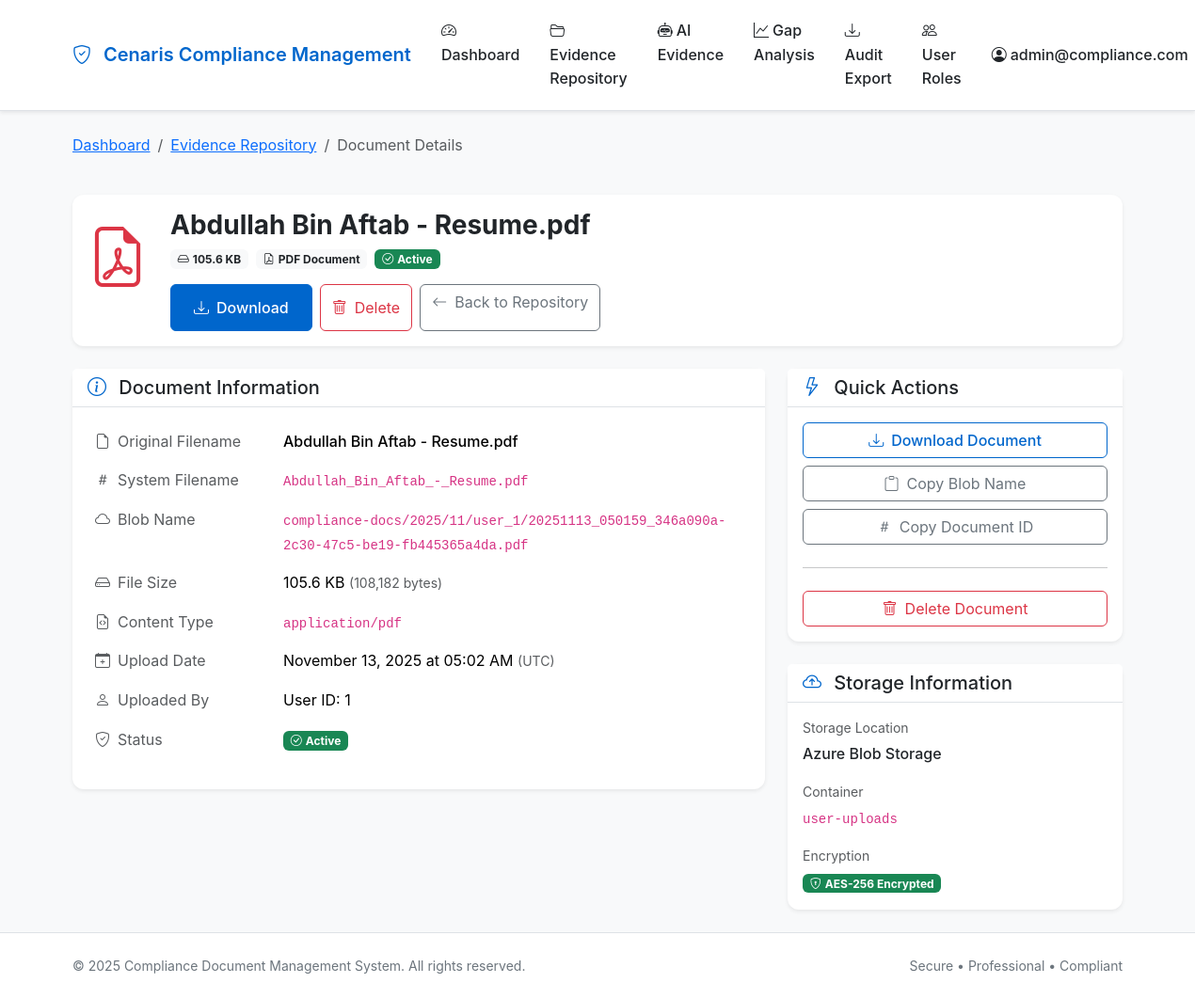
Screenshot of /document/18/details (signed in) with the database file from the repository.
### tables this page shows
CREATE TABLE users (
                id INTEGER PRIMARY KEY AUTOINCREMENT,
                email VARCHAR(120) UNIQUE NOT NULL,
                password_hash VARCHAR(128) NOT NULL,
                created_at DATETIME DEFAULT CURRENT_TIMESTAMP,
                is_active BOOLEAN DEFAULT 1
            );

CREATE TABLE documents (
                id INTEGER PRIMARY KEY AUTOINCREMENT,
                filename VARCHAR(255) NOT NULL,
                original_filename VARCHAR(255) NOT NULL,
                blob_name VARCHAR(255) UNIQUE NOT NULL,
                file_size INTEGER,
                content_type VARCHAR(100),
                uploaded_by INTEGER NOT NULL,
                uploaded_at DATETIME DEFAULT CURRENT_TIMESTAMP,
                is_active BOOLEAN DEFAULT 1,
                FOREIGN KEY (uploaded_by) REFERENCES users (id)
            );

### app/main/routes.py (the view)
@bp.route('/document/<int:doc_id>/details')
@login_required
def document_details(doc_id):
    from flask import abort
    document = Document.get_by_id(doc_id)
    if not document or document.uploaded_by != current_user.id:
        abort(404)
    return render_template('main/document_details.html',
                         title=f'Document: {document.original_filename}',
                         document=document)

### app/templates/main/document_details.html (shortened to what this page needs)
{% extends "base.html" %}
{% block content %}
<div class="fade-in">
    <div class="row mb-4">
        <div class="col-12">
            <nav aria-label="breadcrumb">
                <ol class="breadcrumb">
                    <li class="breadcrumb-item"><a href="{{ url_for('main.dashboard') }}">Dashboard</a></li>
                    <li class="breadcrumb-item"><a href="{{ url_for('main.evidence_repository') }}">Evidence Repository</a></li>
                    <li class="breadcrumb-item active">Document Details</li>
                </ol>
            </nav>
        </div>
    </div>
    <div class="row mb-4">
        <div class="col-12">
            <div class="card border-0 shadow-sm">
                <div class="card-body">
                    <div class="d-flex align-items-start">
                        <div class="flex-shrink-0 me-4">
                            {% if document.content_type == 'application/pdf' %}
                                <i class="bi bi-file-earmark-pdf text-danger" style="font-size: 4rem;"></i>
                            {% else %}
                                <i class="bi bi-file-earmark-word text-primary" style="font-size: 4rem;"></i>
                            {% endif %}
                        </div>
                        <div class="flex-grow-1">
                            <h2 class="h3 fw-bold mb-2">{{ document.original_filename }}</h2>
                            <div class="d-flex flex-wrap gap-2 mb-3">
                                <span class="badge bg-light text-dark">
                                    <i class="bi bi-hdd me-1"></i>{{ document.get_file_size_formatted() }}
                                </span>
                                <span class="badge bg-light text-dark">
                                    {% if document.content_type == 'application/pdf' %}
                                        <i class="bi bi-file-earmark-pdf me-1"></i>PDF Document
                                    {% else %}
                                        <i class="bi bi-file-earmark-word me-1"></i>Word Document
                                    {% endif %}
                                </span>
                                <span class="badge bg-success">
                                    <i class="bi bi-check-circle me-1"></i>Active
                                </span>
                            </div>
                            <div class="d-flex gap-2">
                                <a href="{{ url_for('main.download_document', doc_id=document.id) }}" class="btn btn-primary">
                                    <i class="bi bi-download me-2"></i>Download
                                </a>
                                <button class="btn btn-outline-danger" onclick="confirmDelete({{ document.id }}, '{{ document.original_filename }}')">
                                    <i class="bi bi-trash me-2"></i>Delete
                                </button>
                                <a href="{{ url_for('main.evidence_repository') }}" class="btn btn-outline-secondary">
                                    <i class="bi bi-arrow-left me-2"></i>Back to Repository
                                </a>
                            </div>
                        </div>
                    </div>
                </div>
            </div>
        </div>
    </div>
    <div class="row">
        <div class="col-lg-8">
            <div class="card border-0 shadow-sm mb-4">
                <div class="card-header bg-white border-bottom">
                    <h5 class="card-title mb-0">
                        <i class="bi bi-info-circle me-2 text-primary"></i>
                        Document Information
                    </h5>
                </div>
                <div class="card-body">
                    <table class="table table-borderless">
                        <tbody>
                            <tr>
                                <td class="text-muted" style="width: 200px;">
                                    <i class="bi bi-file-earmark me-2"></i>Original Filename
                                </td>
                                <td class="fw-medium">{{ document.original_filename }}</td>
                            </tr>
                            <tr>
                                <td class="text-muted">
                                    <i class="bi bi-hash me-2"></i>System Filename
                                </td>
                                <td><code>{{ document.filename }}</code></td>
                            </tr>
                            <tr>
                                <td class="text-muted">
                                    <i class="bi bi-cloud me-2"></i>Blob Name
                                </td>
                                <td><code>{{ document.blob_name }}</code></td>
                            </tr>
                            <tr>
                                <td class="text-muted">
                                    <i class="bi bi-hdd me-2"></i>File Size
                                </td>
                                <td>
                                    {{ document.get_file_size_formatted() }}
                                    <small class="text-muted">({{ "{:,}".format(document.file_size) }} bytes)</small>
                                </td>
                            </tr>
                            <tr>
                                <td class="text-muted">
                                    <i class="bi bi-file-earmark-code me-2"></i>Content Type
                                </td>
                                <td><code>{{ document.content_type }}</code></td>
                            </tr>
                            <tr>
                                <td class="text-muted">
                                    <i class="bi bi-calendar-plus me-2"></i>Upload Date
                                </td>
                                <td>
                                    {{ document.uploaded_at | datetime_format('%B %d, %Y at %I:%M %p') }}
                                    <small class="text-muted">({{ document.uploaded_at | datetime_format('%Z') }})</small>
                                </td>
                            </tr>
                            <tr>
                                <td class="text-muted">
                                    <i class="bi bi-person me-2"></i>Uploaded By
                                </td>
                                <td>User ID: {{ document.uploaded_by }}</td>
                            </tr>
                            <tr>
                                <td class="text-muted">
                                    <i class="bi bi-shield-check me-2"></i>Status
                                </td>
                                <td>
                                    {% if document.is_active %}
                                        <span class="badge bg-success">
                                            <i class="bi bi-check-circle me-1"></i>Active
                                        </span>
                                    {% else %}
                                        <span class="badge bg-secondary">
                                            <i class="bi bi-x-circle me-1"></i>Inactive
                                        </span>
                                    {% endif %}
                                </td>
                            </tr>
                        </tbody>
                    </table>
                </div>
            </div>
        </div>
        <div class="col-lg-4">
            <div class="card border-0 shadow-sm mb-4">
                <div class="card-header bg-white border-bottom">
                    <h5 class="card-title mb-0">
                        <i class="bi bi-lightning me-2 text-primary"></i>
                        Quick Actions
                    </h5>
                </div>
                <div class="card-body">
                    <div class="d-grid gap-2">
                        <a href="{{ url_for('main.download_document', doc_id=document.id) }}" class="btn btn-outline-primary">
                            <i class="bi bi-download me-2"></i>Download Document
                        </a>
                        <button class="btn btn-outline-secondary" onclick="copyToClipboard('{{ document.blob_name }}')">
                            <i class="bi bi-clipboard me-2"></i>Copy Blob Name
                        </button>
                        <button class="btn btn-outline-secondary" onclick="copyToClipboard('{{ document.id }}')">
                            <i class="bi bi-hash me-2"></i>Copy Document ID
                        </button>
                        <hr>
                        <button class="btn btn-outline-danger" onclick="confirmDelete({{ document.id }}, '{{ document.original_filename }}')">
                            <i class="bi bi-trash me-2"></i>Delete Document
                        </button>
                    </div>
                </div>
            </div>
            <div class="card border-0 shadow-sm">
                <div class="card-header bg-white border-bottom">
                    <h5 class="card-title mb-0">
                        <i class="bi bi-cloud-arrow-up me-2 text-primary"></i>
                        Storage Information
                    </h5>
                </div>
                <div class="card-body">
                    <div class="mb-3">
                        <small class="text-muted d-block mb-1">Storage Location</small>
                        <div class="fw-medium">Azure Blob Storage</div>
                    </div>
                    <div class="mb-3">
                        <small class="text-muted d-block mb-1">Container</small>
                        <code class="small">user-uploads</code>
                    </div>
                    <div class="mb-0">
                        <small class="text-muted d-block mb-1">Encryption</small>
                        <span class="badge bg-success">
                            <i class="bi bi-shield-lock me-1"></i>AES-256 Encrypted
                        </span>
                    </div>
                </div>
            </div>
        </div>
    </div>
</div>
{% endblock %}

### app/templates/base.html (shortened to what this page needs)
<!DOCTYPE html>
<html lang="en">
  <head>
    <link
      href="https://cdn.jsdelivr.net/npm/bootstrap@5.3.2/dist/css/bootstrap.min.css"
      rel="stylesheet"
    />
    <link
      href="https://cdn.jsdelivr.net/npm/bootstrap-icons@1.11.1/font/bootstrap-icons.css"
      rel="stylesheet"
    />
  </head>
  <body>
    <nav class="navbar navbar-expand-lg navbar-light">
      <div class="container">
        <a class="navbar-brand" href="{{ url_for('main.index') }}">
          <i class="bi bi-shield-check me-2"></i>
          Cenaris Compliance Management
        </a>
        <div class="collapse navbar-collapse" id="navbarNav">
          <ul class="navbar-nav me-auto">
            {% if current_user.is_authenticated %}
            <li class="nav-item">
              <a
                class="nav-link {% if request.endpoint == 'main.dashboard' %}active{% endif %}"
                href="{{ url_for('main.dashboard') }}"
              >
                <i class="bi bi-speedometer2 me-1"></i>Dashboard
              </a>
            </li>
            <li class="nav-item">
              <a
                class="nav-link {% if request.endpoint == 'main.evidence_repository' %}active{% endif %}"
                href="{{ url_for('main.evidence_repository') }}"
              >
                <i class="bi bi-folder2-open me-1"></i>Evidence Repository
              </a>
            </li>
            <li class="nav-item">
              <a
                class="nav-link {% if request.endpoint == 'main.ai_evidence' %}active{% endif %}"
                href="{{ url_for('main.ai_evidence') }}"
              >
                <i class="bi bi-robot me-1"></i>AI Evidence
              </a>
            </li>
            <li class="nav-item">
              <a
                class="nav-link {% if request.endpoint == 'main.gap_analysis' %}active{% endif %}"
                href="{{ url_for('main.gap_analysis') }}"
              >
                <i class="bi bi-graph-up me-1"></i>Gap Analysis
              </a>
            </li>
            <li class="nav-item">
              <a
                class="nav-link {% if request.endpoint == 'main.audit_export' %}active{% endif %}"
                href="{{ url_for('main.audit_export') }}"
              >
                <i class="bi bi-download me-1"></i>Audit Export
              </a>
            </li>
            <li class="nav-item">
              <a
                class="nav-link {% if request.endpoint == 'main.user_roles' %}active{% endif %}"
                href="{{ url_for('main.user_roles') }}"
              >
                <i class="bi bi-people me-1"></i>User Roles
              </a>
            </li>
            {% endif %}
          </ul>
          <ul class="navbar-nav">
            {% if current_user.is_authenticated %}
            <li class="nav-item dropdown">
              <a
                class="nav-link dropdown-toggle"
                href="#"
                id="navbarDropdown"
                role="button"
                data-bs-toggle="dropdown"
              >
                <i class="bi bi-person-circle me-1"></i>{{ current_user.email }}
              </a>
            </li>
            {% endif %}
          </ul>
        </div>
      </div>
    </nav>
    <main class="{% block main_class %}container my-4{% endblock %}">
      {% block content %}{% endblock %}
    </main>
    <footer class="footer mt-auto py-4">
      <div class="container">
        <div class="row">
          <div class="col-md-6">
            <p class="mb-0">
              &copy; 2025 Compliance Document Management System. All rights
              reserved.
            </p>
          </div>
          <div class="col-md-6 text-md-end">
            <p class="mb-0">Secure • Professional • Compliant</p>
          </div>
        </div>
      </div>
    </footer>
  </body>
</html>

### rows the page displays
users: email "admin@compliance.com"
documents: original_filename "Abdullah Bin Aftab - Resume.pdf", filename "Abdullah_Bin_Aftab_-_Resume.pdf", blob_name "compliance-docs/2025/11/user_1/20251113_050159_346a090a-2c30-47c5-be19-fb445365a4da.pdf", file_size "108,182", content_type "application/pdf", uploaded_by "1"

### other values shown
{{ document.get_file_size_formatted() }} "105.6 KB"
{{ document.uploaded_at | datetime_format('%B %d, %Y at %I:%M %p') }} "November 13, 2025 at 05:02 AM"
{{ document.uploaded_at | datetime_format('%Z') }} "UTC"
